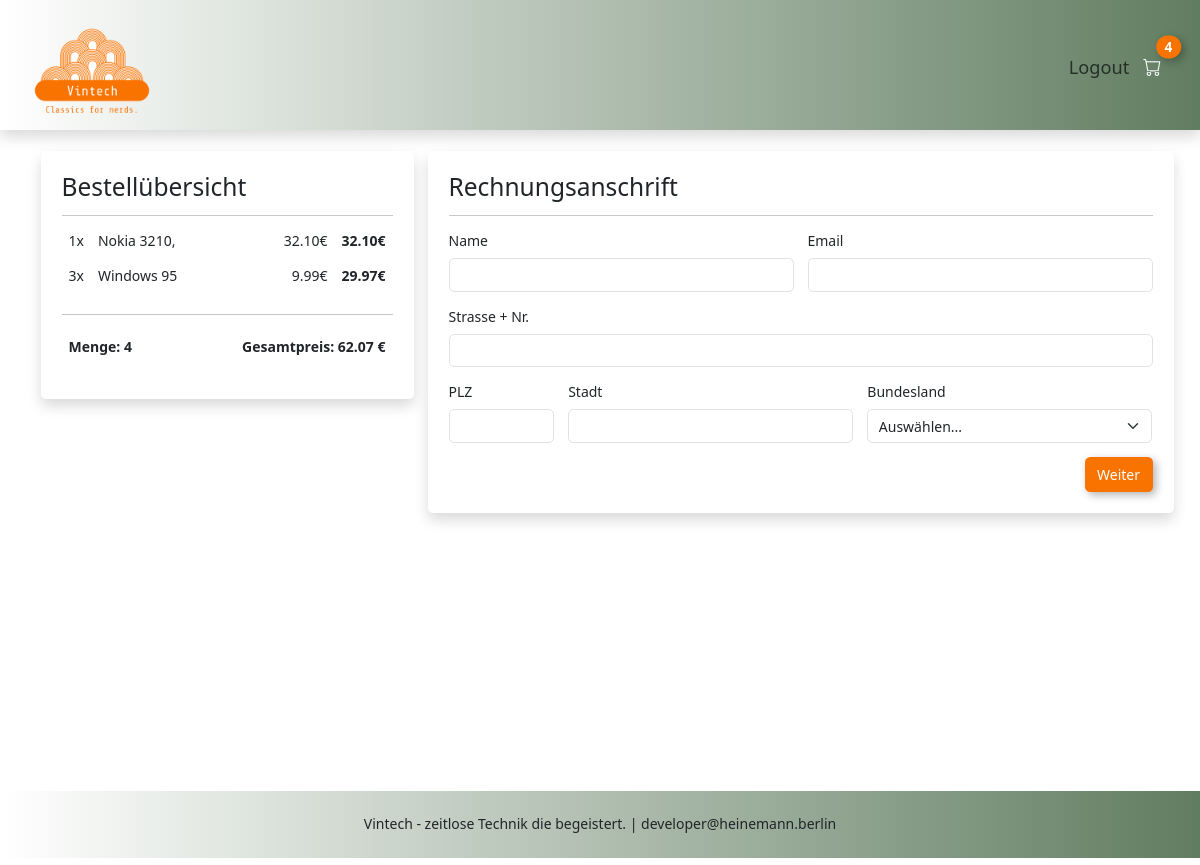
The app's page /kasse/ (signed in), older data.
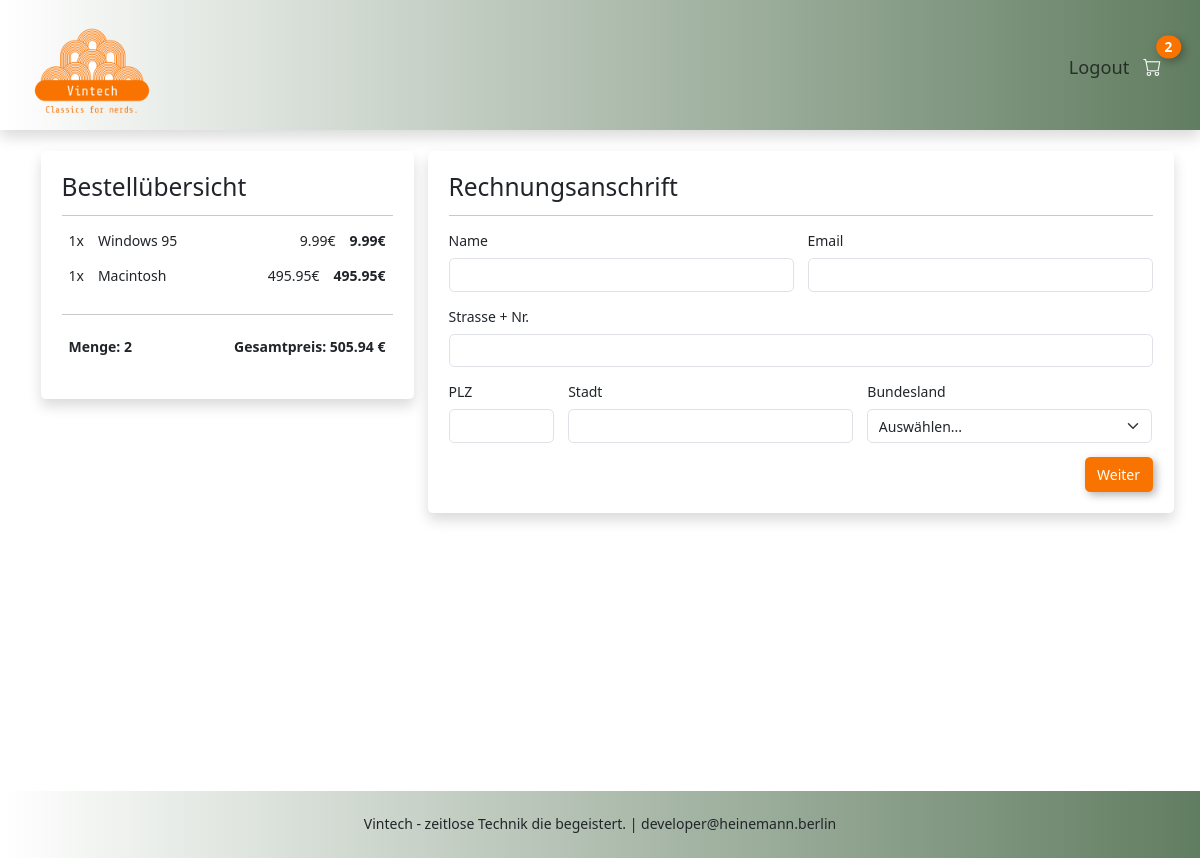
The same page, newer data.
### shop/models.py (models this page shows, shortened)
class OrderItem(models.Model):
    article = models.ForeignKey(
        Article, on_delete=models.SET_NULL, null=True, blank=True
    )
    order = models.ForeignKey(Order, on_delete=models.SET_NULL, null=True, blank=True)
    quantity = models.IntegerField(default=0, null=True, blank=True)
    date = models.DateTimeField(auto_now_add=True, null=True, blank=True)
    @property
    def get_sumary(self):
        sumary = self.quantity * self.article.price
        return sumary

class Article(models.Model):
    name = models.CharField(max_length=100, null=True)
    description = models.TextField(max_length=100, null=True, blank=True)
    price = models.FloatField(max_length=10, null=True, blank=True)
    img = models.ImageField(upload_to="articles", null=True, blank=True)

class Order(models.Model):
    customer = models.ForeignKey(
        Customer, on_delete=models.SET_NULL, null=True, blank=True
    )
    order_date = models.DateTimeField(auto_now_add=True, null=True, blank=True)
    completed = models.BooleanField(default=False, null=True, blank=True)
    order_id = models.CharField(max_length=100, null=True, blank=True)
    @property
    def get_total_price(self):
        total = 0
        for item in self.orderitem_set.all():
            total += item.get_sumary
        return total
    @property
    def get_total_quantity(self):
        total = 0
        for item in self.orderitem_set.all():
            total += item.quantity
        return total

### shop/views.py (the view)
# urls.py: path('kasse/', views.kasse, name='kasse'),
def kasse(request):
    if request.user.is_authenticated:
        customer = request.user.customer
        order, created = Order.objects.get_or_create(customer=customer, completed=False)
        articles = order.orderitem_set.all()
    else:
        articles = []
        order = []
    ctx = {"articles": articles, "order": order}
    return render(request, "kasse.html", ctx)

### shop/context_processors.py (called while the page is built)
def shopping_cart_items(request):
  if request.user.is_authenticated:
    current_user = request.user.customer
    current_order = Order.objects.get(customer=current_user, completed=False)
    if current_order:
      cart_items_amount = current_order.get_total_quantity
    else:
      cart_items_amount = 0
  else:
    cart_items_amount = 0
  return {"amount": cart_items_amount}

### shop/templates/kasse.html (shortened to what this page needs)
{% extends 'index.html' %} {%block content%} {% load static%}
<div class="d-flex flex-column flex-lg-row justify-content-around mt-4 gap-3 mb-4">
   <div class="col-12 col-lg-4">
      <div class="shadow p-4 rounded">
         <h3>Bestellübersicht</h3>
         <hr />
         {% for article in articles %}
         <div class="d-flex">
            <p class="px-2">{{article.quantity}}x</p>
            <p class="px-2 me-auto kasse-text-overview">{{article.article.name}}</p>
            <p class="px-2">{{article.article.price | floatformat:2}}€</p>
            <p class="px-2 fw-bold">{{article.get_sumary | floatformat:2}}€</p>
         </div>
         {% endfor %}
         <hr />
         <div class="d-flex">
            <p class="fw-bold p-2 me-auto">Menge: {{order.get_total_quantity}}</p>
            <p class="fw-bold p-2">
               Gesamtpreis: {{order.get_total_price | floatformat:2}} €
            </p>
         </div>
      </div>
   </div>
   <div class="col-12 col-lg-8">
      <div class="shadow p-4 rounded">
         <h3>Rechnungsanschrift</h3>
         <hr />
         <form class="row g-3">
            <div class="col-md-6">
               <label
                  for="inputName"
                  class="form-label"
                  >Name</label
               >
               <input
                  type="text"
                  class="form-control"
                  id="inputName"
               />
            </div>
            <div class="col-md-6">
               <label
                  for="inputEmail"
                  class="form-label"
                  >Email</label
               >
               <input
                  type="email"
                  class="form-control"
                  id="inputEmail"
               />
            </div>
            <div class="col-12">
               <label
                  for="inputAddress"
                  class="form-label"
                  >Strasse + Nr.</label
               >
               <input
                  type="text"
                  class="form-control"
                  id="inputAddress"
               />
            </div>
            <div class="col-md-2">
               <label
                  for="inputPlz"
                  class="form-label"
                  >PLZ</label
               >
               <input
                  type="text"
                  class="form-control"
                  id="inputPlz"
               />
            </div>
            <div class="col-md-5">
               <label
                  for="inputCity"
                  class="form-label"
                  >Stadt</label
               >
               <input
                  type="text"
                  class="form-control"
                  id="inputCity"
               />
            </div>
            <div class="col-md-5">
               <label
                  for="inputState"
                  class="form-label"
                  >Bundesland</label
               >
               <select
                  id="inputState"
                  class="form-select"
               >
                  <option selected>Auswählen...</option>
               </select>
            </div>
            <div class="col-12 d-flex justify-content-end">
               <button
                  type="submit"
                  class="btn btn-secondary btn-buy"
                  id="bestell-button"
               >
                  Weiter
               </button>
            </div>
         </form>
      </div>
   </div>
</div>
{% endblock %}

### shop/templates/index.html (shortened to what this page needs)
<!DOCTYPE html>
<html lang="en">
   <head>
      {% load static %}
      <link
         href="https://cdn.jsdelivr.net/npm/bootstrap@5.3.0/dist/css/bootstrap.min.css"
         rel="stylesheet"
      />
      <link
         rel="stylesheet"
         href="{% static 'css/index.css'%}"
      />
      <link
         rel="stylesheet"
         href="https://cdn.jsdelivr.net/npm/bootstrap-icons@1.10.5/font/bootstrap-icons.css"
      />
   </head>
   <body>
      {% include "menu.html" %}
      <div
         class="container"
         style="min-height: 80dvh"
      >
         {% block content %}{% endblock%}
      </div>
      {% include "footer.html" %}
   </body>
</html>

### shop/templates/menu.html (shortened to what this page needs)
{% load static%}
<nav class="navbar shadow mb-4 nav-bg px-4 sticky-top">
   <div class="container-fluid d-flex">
      <a
         class="navbar-brand link-light"
         href="{% url 'shop' %}"
         ><img
            class="logo-img"
            src="{% static 'img/logos/logo_transparent.png'%}"
            alt=""
      /></a>
      <ul class="navbar-nav mb-0">
         <div class="d-flex align-items-center">
            {% if not request.user.is_authenticated %}
            <li class="nav-item">
               <a
                  class="nav-link p-2 btn btn-light"
                  aria-current="page"
                  href="#"
                  >Login</a
               >
            </li>
            {% else %}
            <li class="nav-item">
               <a
                  class="nav-link p-2 btn btn-light"
                  aria-current="page"
                  href="#"
                  >Logout</a
               >
            </li>
            {% endif %}
            <li class="nav-item">
               <a
                  class="nav-link p-2 link-light"
                  href="{% url 'warenkorb' %}"
                  ><i class="bi bi-cart"></i>
                  {% if amount > 0 %}
                  <span
                     id="card-counter"
                     class="shadow-custom-1 position-absolute top-0 start-100 translate-middle badge rounded-pill bg-orange"
                     >{{amount}}</span
                  >
                  {% endif%}
               </a>
            </li>
         </div>
      </ul>
   </div>
</nav>

### shop/templates/footer.html
{% load static%}
<footer>
   <div>
      <h6 class="d-flex flex-column flex-lg-row justify-content-center nav-bg">
         <br />
         <span> Vintech - zeitlose Technik die begeistert.&nbsp;</span>
         <span class="d-none d-lg-inline">|</span>
         <span>&nbsp;developer@heinemann.berlin</span>
         <br />
         <br />
         <br />
         <br />
      </h6>
   </div>
</footer>

### static/css/index.css (style rules this page uses)
:root { --brand-green: #617d61; --brand-orange: #f97300; --brand-orange-light: #ffd0a6; --brand-white: #fff; --brand-black: #000; font-size: 14px !important; }
.bg-orange { background-color: var(--brand-orange); }
.shadow-custom-1 { box-shadow: 3px 3px 8px rgba(0, 0, 0, 0.3); }
.navbar>.container-fluid { align-items: flex-start !important; }
.navbar ul { padding-top: 40px; font-size: 1.3rem; }
.navbar li { position: relative; }
.nav-bg { background: linear-gradient(90deg, white, var(--brand-green)); align-items: center; max-height: 130px; z-index: 1; }
.logo-img { width: 120px; }
.btn-buy { background: var(--brand-orange); color: var(--brand-white); border: 2px solid var(--brand-orange); box-shadow: 3px 3px 8px rgba(0, 0, 0, 0.3); }
.kasse-text-overview { text-wrap: nowrap; max-width: 40%; overflow: hidden; }

Row changes from the older to the newer data that the page shows:
removed OrderItem: quantity "1", article.name "Nokia 3210,", article.price "32.10", get_sumary "32.10"
removed OrderItem: quantity "3", article.name "Windows 95", article.price "9.99", get_sumary "29.97"
added OrderItem: quantity "1", article.name "Windows 95", article.price "9.99", get_sumary "9.99"
added OrderItem: quantity "1", article.name "Macintosh", article.price "495.95", get_sumary "495.95"
computed for Order: get_total_quantity "4" → "2"; get_total_price "62.07" → "505.94"
Text that changed along with them:
{{ amount }}: "4" → "2"
